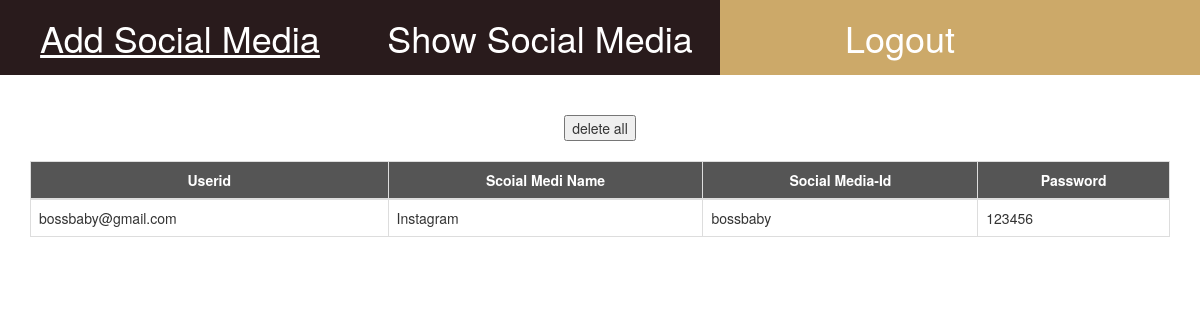
Page /showmedia.php (signed in) on the committed database.
### tables this page shows
CREATE TABLE `media` (
  `username` varchar(100) NOT NULL,
  `smedia` varchar(100) NOT NULL,
  `smuser` varchar(100) NOT NULL,
  `password` varchar(100) NOT NULL
);

### showmedia.php (the view, shortened to what this page needs)
<?php
include("checkdb.php");
?>
<!DOCTYPE html>
<html>
<link rel="stylesheet" href="http://maxcdn.bootstrapcdn.com/bootstrap/3.3.6/css/bootstrap.min.css">
<link rel="stylesheet" href="https://cdnjs.cloudflare.com/ajax/libs/font-awesome/4.7.0/css/font-awesome.min.css">
<body>
<div class="icon-bar">
  <a href="addsocial.php">Add Social Media</a>
  <a class="active" href="showmedia.php">Show Social Media</a>
  <a href="user.php">Logout</a>
</div>
<br><br>
<div class="container">
<form method="post" action="">
<center><input type='submit' value='delete all' id='but' name='delete'/></center><br>
<table class="table table-bordered">
 <thead>
 <tr>
 <th>Userid</th>
 <th>Scoial Medi Name</th>
 <th>Social Media-Id</th>
 <th>Password</th>
 </tr>
 </thead>
 <tbody>
 <tr>
 <?php
 $userid=$_SESSION['user'];
 $result = mysqli_query($conn,"SELECT * from media where username='$userid'");
while($test = mysqli_fetch_array($result))
{
 echo"<td>".$test['username']."</td>";
 echo"<td>".$test['smedia']."</td>";
 echo"<td>".$test['smuser']."</td>";
 echo"<td>".$test['password']."</td>";
 echo "</tr>";
}
 ?>
</table>
</form>
</div>
</body>
</html>

### showmedia.php (style rules this page uses)
body { margin:0; }
.icon-bar { width: 100%; background-color: #cca969; overflow: auto; }
.icon-bar a { float: left; width: 30%; text-align: center; padding: 12px 0; transition: all 0.3s ease; color: white; font-size: 36px; }
.active { background-color: #291b1c; }
th { text-align:center; background-color:#555; color:white; }

### rows in the picture
media: username "bossbaby@gmail.com", smedia "Instagram", smuser "bossbaby", password "123456"
